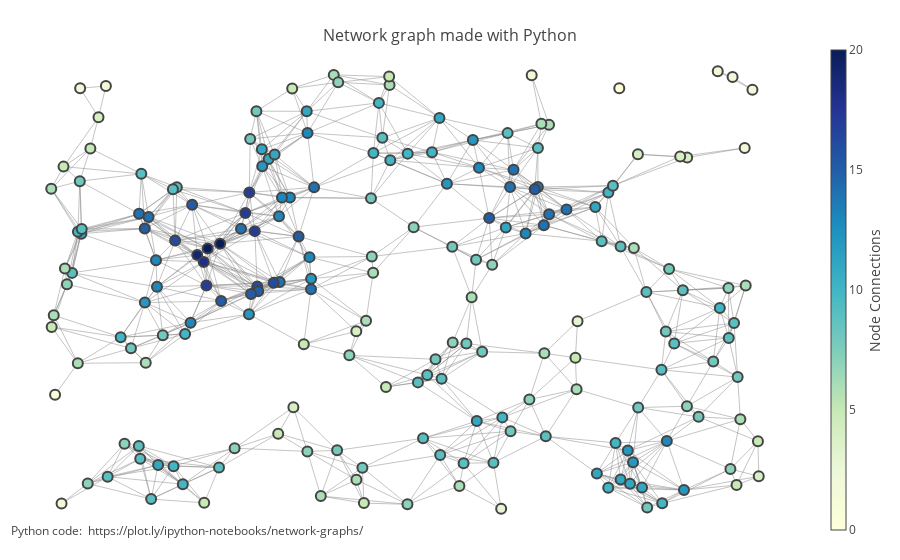

Notebook code for this chart:
### Code cell
fig = go.Figure(data=[edge_trace, node_trace],
             layout=go.Layout(
                title='<br>Network graph made with Python',
                titlefont=dict(size=16),
                showlegend=False,
                hovermode='closest',
                margin=dict(b=20,l=5,r=5,t=40),
                annotations=[ dict(
                    text="Python code: <a href='https://plot.ly/ipython-notebooks/network-graphs/'> https://plot.ly/ipython-notebooks/network-graphs/</a>",
                    showarrow=False,
                    xref="paper", yref="paper",
                    x=0.005, y=-0.002 ) ],
                xaxis=dict(showgrid=False, zeroline=False, showticklabels=False),
                yaxis=dict(showgrid=False, zeroline=False, showticklabels=False)))

py.offline.iplot(fig, filename='networkx')

### Figure 1 — Plotly figure (JSON) as saved in the notebook; plotly's stock layout.template omitted (floating-point values rounded to 4 significant figures; data arrays with more than 128 entries replaced by an {"elided": "..."} marker saying what was removed)
{"data": [{"hoverinfo": "none", "line": {"color": "#888", "width": 0.5}, "mode": "lines", "type": "scatter", "uid": "3ee69f07-b484-48fb-a3df-6a1be1f6e4e4", "x": {"elided": "2748 float values"}, "y": {"elided": "2748 float values"}}, {"hoverinfo": "text", "marker": {"color": {"elided": "200 int values"}, "colorbar": {"thickness": 15, "title": {"side": "right", "text": "Node Connections"}, "xanchor": "left"}, "colorscale": "YlGnBu", "line": {"width": 2}, "reversescale": true, "showscale": true, "size": 10}, "mode": "markers", "text": {"elided": "200 str values"}, "type": "scatter", "uid": "40ff54c1-2eda-4d42-bce1-872244980da2", "x": {"elided": "200 float values"}, "y": {"elided": "200 float values"}}], "layout": {"annotations": [{"showarrow": false, "text": "Python code: <a href='https://plot.ly/ipython-notebooks/network-graphs/'> https://plot.ly/ipython-notebooks/network-graphs/</a>", "x": 0.005, "xref": "paper", "y": -0.002, "yref": "paper"}], "hovermode": "closest", "margin": {"b": 20, "l": 5, "r": 5, "t": 40}, "showlegend": false, "title": {"font": {"size": 16}, "text": "<br>Network graph made with Python"}, "xaxis": {"showgrid": false, "showticklabels": false, "zeroline": false}, "yaxis": {"showgrid": false, "showticklabels": false, "zeroline": false}}}
